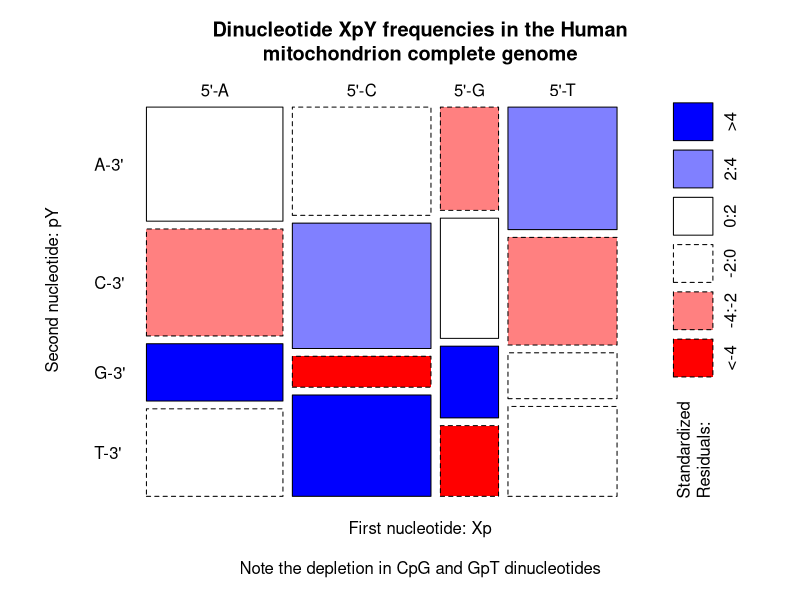

The R script that drew this image:
library(seqinr)


### Name: count
### Title: Composition of dimer/trimer/etc oligomers
### Aliases: count
### Keywords: manip

### ** Examples

a <- s2c("acgggtacggtcccatcgaa")
##
## To count dinucleotide occurrences in sequence a:
##
count(a, word = 2)
##
## To count trinucleotide occurrences in sequence a, with start = 2:
##
count(a, word = 3, start = 2)
##
## To count dinucleotide relative frequencies in sequence a:
##
count(a, word = 2, freq = TRUE)
##
## To count dinucleotides in codon positions III-I in a coding sequence:
##
alldinuclIIIpI <- s2c("NNaaNatNttNtgNgtNtcNctNtaNagNggNgcNcgNgaNacNccNcaNN")
resIIIpI <- count(alldinuclIIIpI, word = 2, start = 2, by = 3)
stopifnot(all( resIIIpI == 1))
##
## Simple sanity check:
##
#alldinucl <- "aattgtctaggcgacca"
#stopifnot(all(count(s2c(alldinucl), 2) == 1))
#alldiaa <- "aaxxzxbxvxyxwxtxsxpxfxmxkxlxixhxgxexqxcxdxnxrxazzbzvzyzwztzszpzfzmzkzlzizhzgzezqzczdznz
#rzabbvbybwbtbsbpbfbmbkblbibhbgbebqbcbdbnbrbavvyvwvtvsvpvfvmvkvlvivhvgvevqvcvdvnvrvayywytysypyfymyky
#lyiyhygyeyqycydynyryawwtwswpwfwmwkwlwiwhwgwewqwcwdwnwrwattstptftmtktltithtgtetqtctdtntrtasspsfsmsks
#lsishsgsesqscsdsnsrsappfpmpkplpiphpgpepqpcpdpnprpaffmfkflfifhfgfefqfcfdfnfrfammkmlmimhmgmemqmcmdmnm
#rmakklkikhkgkekqkckdknkrkallilhlglelqlcldlnlrlaiihigieiqicidiniriahhghehqhchdhnhrhaggegqgcgdgngrgae
#eqecedenereaqqcqdqnqrqaccdcncrcaddndrdannrnarra"
#stopifnot(all(count(s2c(alldiaa), 2, alphabet = s2c("arndcqeghilkmfpstwyvbzx")) == 1))
##
## Example with dinucleotide count in the complete Human mitochondrion genome:
##
humanMito <- read.fasta(file = system.file("sequences/humanMito.fasta", package = "seqinr"))
##
## Get the dinucleotide count:
##
dinu <- count(humanMito[[1]], 2)
##
## Put the results in a 4 X 4 array:
##
dinu2 <- dinu
dim(dinu2) <- c(4, 4)
nucl <- s2c("ACGT")
dimnames(dinu2) <- list(paste(nucl, "-3\'", sep = ""), paste("5\'-", nucl, sep = ""))
##
## Show that CpG and GpT dinucleotides are depleted:
##
mosaicplot(t(dinu2), shade = TRUE,
  main = "Dinucleotide XpY frequencies in the Human\nmitochondrion complete genome", 
  xlab = "First nucleotide: Xp", 
  ylab = "Second nucleotide: pY", las = 1, cex = 1)
mtext("Note the depletion in CpG and GpT dinucleotides", side = 1, line = 3)
